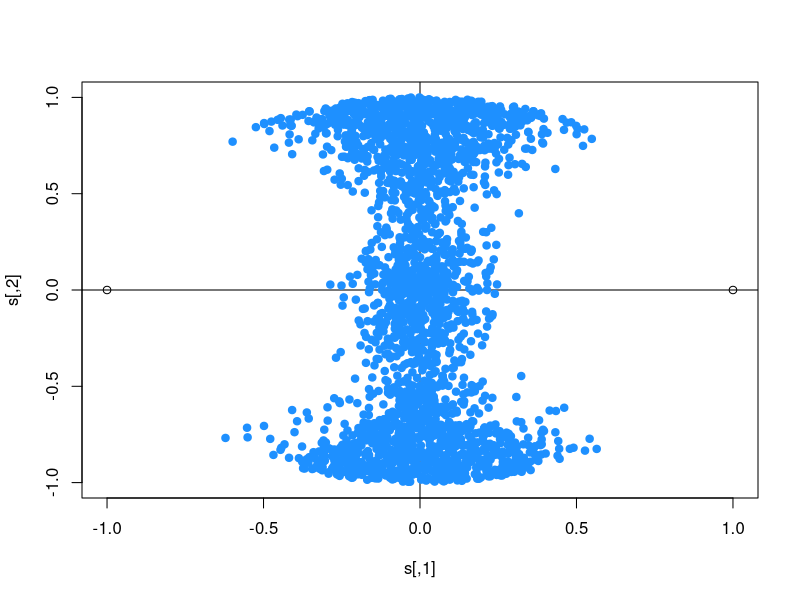
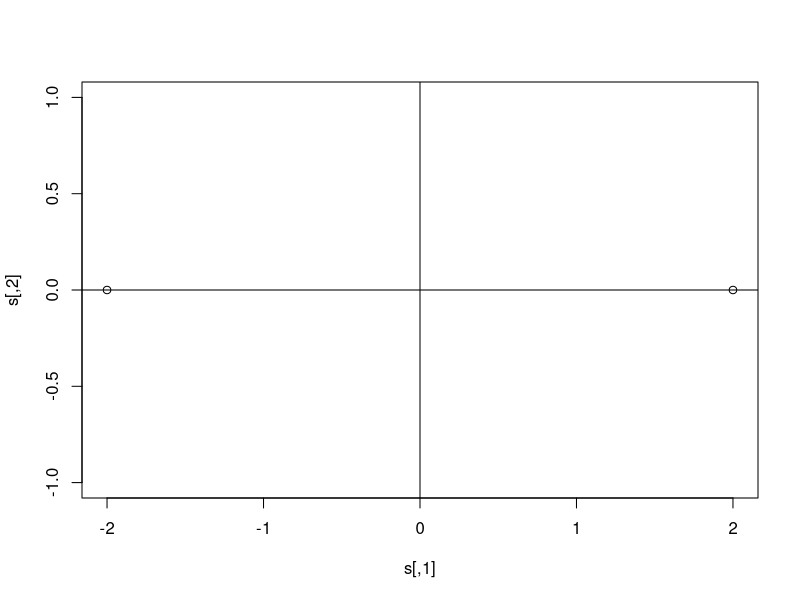
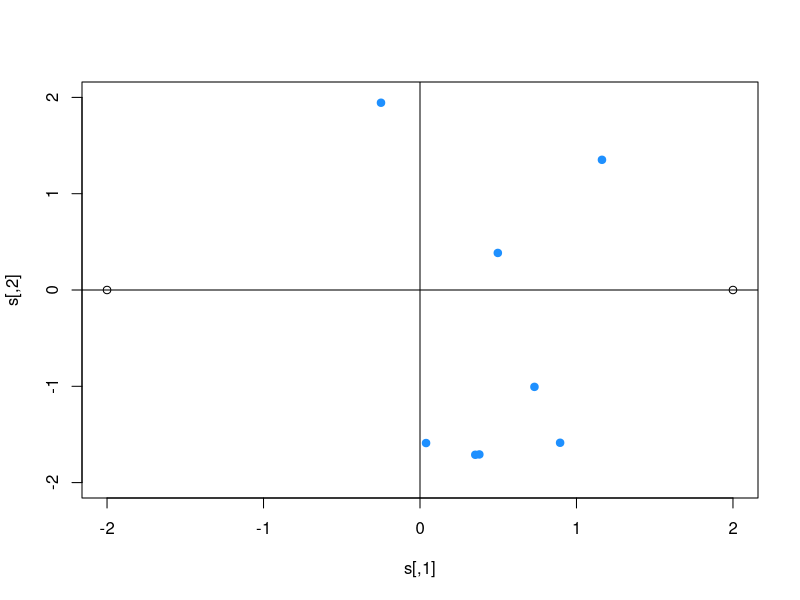

These figures' R source, in order: (Note: this script raises an error after producing the figures.)
library(fields)
s <- cbind(c(-1, 1), c(0, 0))

reps <- 1000000
prob <- 0
plot(s)
abline(h = 0, v = 0)

for (i in 1:reps) {
  # get a point in every quadrant of the circle
  p1 <- p2 <- p3 <- p4 <- rep(0, 2)
  
  p1[1] <- runif(1, 0, 1)
  p1[2] <- runif(1, 0, sqrt(1 - p1[1]^2))
  p2[1] <- runif(1, -1, 0)
  p2[2] <- runif(1, 0, sqrt(1 - p2[1]^2))
  p3[1] <- runif(1, -1, 0)
  p3[2] <- runif(1, -sqrt(1 - p3[1]^2), 0)
  p4[1] <- runif(1, 0, 1)
  p4[2] <- runif(1, -sqrt(1 - p4[1]^2), 0)
  
  knots <- rbind(p1, p2, p3, p4)
  
  d <- rdist(s, knots)
  idx1 <- which(d[1, ] == min(d[1, ]))
  idx2 <- which(d[2, ] == min(d[2, ]))
  
  if (idx1 == idx2) {
    points(knots, col = "dodgerblue", pch = 19)
  }
  prob <- prob + (idx1 == idx2) / reps
}



r <- 2
s <- cbind(c(-r, r), c(0, 0))
area <- pi * r^2

reps <- 500000
prob <- 0
plot(s)
abline(h = 0, v = 0)
set.seed(1)
for (i in 1:reps) {
  this.knot <- 0
  # nknots <- rpois(4, area / 4)
  # get 2 points in every quadrant of the circle
  nknots <- rep(2, 4)
  knots <- matrix(0, nrow = sum(nknots), ncol = 2)
  
  if (nknots[1] > 0) {
    for (k in 1:nknots[1]) {  # quadrant 1
      this.knot <- this.knot + 1
      knot.x <- runif(1, 0, r)
      knot.y <- runif(1, 0, sqrt(r^2 - knot.x^2))
      knots[this.knot, ] <- c(knot.x, knot.y)
    }
  }
  
  if (nknots[2] > 0) {
    for (k in 1:nknots[2]) {  # quadrant 2
      this.knot <- this.knot + 1
      knot.x <- runif(1, -r, 0)
      knot.y <- runif(1, 0, sqrt(r^2 - knot.x^2))
      knots[this.knot, ] <- c(knot.x, knot.y)
    }
  }
  
  if (nknots[3] > 0) {
    for (k in 1:nknots[3]) {  # quadrant 3
      this.knot <- this.knot + 1
      knot.x <- runif(1, -r, 0)
      knot.y <- runif(1, -sqrt(r^2 - knot.x^2), 0)
      knots[this.knot, ] <- c(knot.x, knot.y)
    }
  }
  
  if (nknots[4] > 0) {
    for (k in 1:nknots[4]) {  # quadrant 4
      this.knot <- this.knot + 1
      knot.x <- runif(1, 0, r)
      knot.y <- runif(1, -sqrt(r^2 - knot.x^2), 0)
      knots[this.knot, ] <- c(knot.x, knot.y)
    }
  }
  
  d <- rdist(s, knots)
  idx1 <- which(d[1, ] == min(d[1, ]))
  idx2 <- which(d[2, ] == min(d[2, ]))
  
  if (idx1 == idx2) {
    points(knots, col = "dodgerblue", pch = 19)
  }
  prob <- prob + (idx1 == idx2) / reps
}


r <- 2
s <- cbind(c(-r, r), c(0, 0))
area <- pi * r^2

reps <- 500000
prob <- 0
plot(s, ylim = c(-r, r), xlim = c(-r, r))
abline(h = 0, v = 0)
set.seed(1)
for (i in 1:reps) {

  nknots <- 8
  knots <- matrix(0, nrow = nknots, ncol = 2)
  
  for (k in 1:nknots) {  # quadrant 1
    this.knot <- this.knot + 1
    knot.x <- runif(1, -r, r)
    knot.y <- runif(1, -sqrt(r^2 - knot.x^2), sqrt(r^2 - knot.x^2))
    knots[k, ] <- c(knot.x, knot.y)
  }
  
  d <- rdist(s, knots)
  idx1 <- which(d[1, ] == min(d[1, ]))
  idx2 <- which(d[2, ] == min(d[2, ]))
  
  if (idx1 == idx2) {
    points(knots, col = "dodgerblue", pch = 19)
    stop()
  }
  prob <- prob + (idx1 == idx2) / reps
}


r <- 2
s <- cbind(c(-r, r), c(0, 0))
area <- pi * r^2

reps <- 10000000
prob <- 0
plot(s, ylim = c(-r, r), xlim = c(-r, r))
abline(h = 0, v = 0)
set.seed(1)
for (i in 1:reps) {
  this.knot <- 0
  # nknots <- rpois(4, area / 4)
  # get 2 points in every quadrant of the circle
  nknots <- c(2, 2, 2, 2)
  knots <- matrix(0, nrow = sum(nknots), ncol = 2)
  
  if (nknots[1] > 0) {
    for (k in 1:nknots[1]) {  # quadrant 1
      this.knot <- this.knot + 1
      knot.x <- runif(1, 0, r)
      knot.y <- runif(1, 0, sqrt(r^2 - knot.x^2))
      knots[this.knot, ] <- c(knot.x, knot.y)
    }
  }
  
  if (nknots[2] > 0) {
    for (k in 1:nknots[2]) {  # quadrant 2
      this.knot <- this.knot + 1
      knot.x <- runif(1, -r, 0)
      knot.y <- runif(1, 0, sqrt(r^2 - knot.x^2))
      knots[this.knot, ] <- c(knot.x, knot.y)
    }
  }
  
  if (nknots[3] > 0) {
    for (k in 1:nknots[3]) {  # quadrant 3
      this.knot <- this.knot + 1
      knot.x <- runif(1, -r, 0)
      knot.y <- runif(1, -sqrt(r^2 - knot.x^2), 0)
      knots[this.knot, ] <- c(knot.x, knot.y)
    }
  }
  
  if (nknots[4] > 0) {
    for (k in 1:nknots[4]) {  # quadrant 4
      this.knot <- this.knot + 1
      knot.x <- runif(1, 0, r)
      knot.y <- runif(1, -sqrt(r^2 - knot.x^2), 0)
      knots[this.knot, ] <- c(knot.x, knot.y)
    }
  }
  
  d <- rdist(s, knots)
  idx1 <- which(d[1, ] == min(d[1, ]))
  idx2 <- which(d[2, ] == min(d[2, ]))
  
  if (idx1 == idx2) {
    points(knots, col = "dodgerblue", pch = 19)
  }
  prob <- prob + (idx1 == idx2) / reps
}
